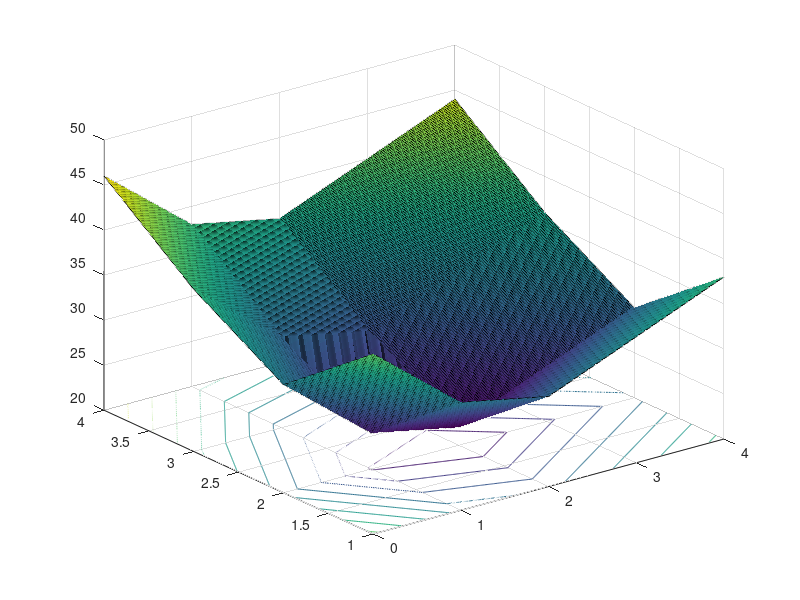

Reproduce this figure in MATLAB.


clc
clear all
close all
a=[0,4,2,1,2];
b=[1,2,3,2,4];
w=[2,4,1,3,2];
x=0:0.01:4;
y=1:0.01:4;
[X,Y]=meshgrid(x,y);
Z=2*(abs(X-0)+abs(Y-1))+4*(abs(X-4)+abs(Y-2))+1*(abs(X-2)+abs(Y-3))+3*(abs(X-1)+abs(Y-2))+2*(abs(X-2)+abs(Y-4));
contour(X,Y,Z)
surfc(X,Y,Z)






%% روش حل پله ای یا متعامد 
%% در نرم افزار متلب
%% Matlab



